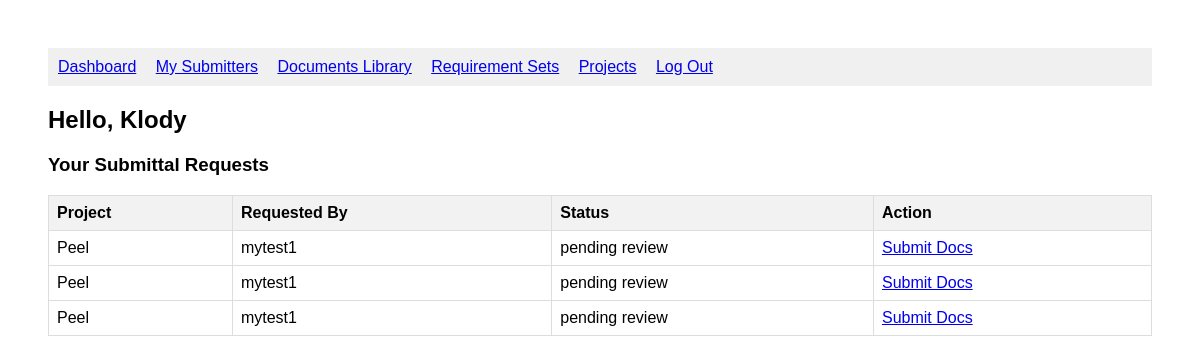
Before: /submitter_dashboard (signed in) with the older database file.
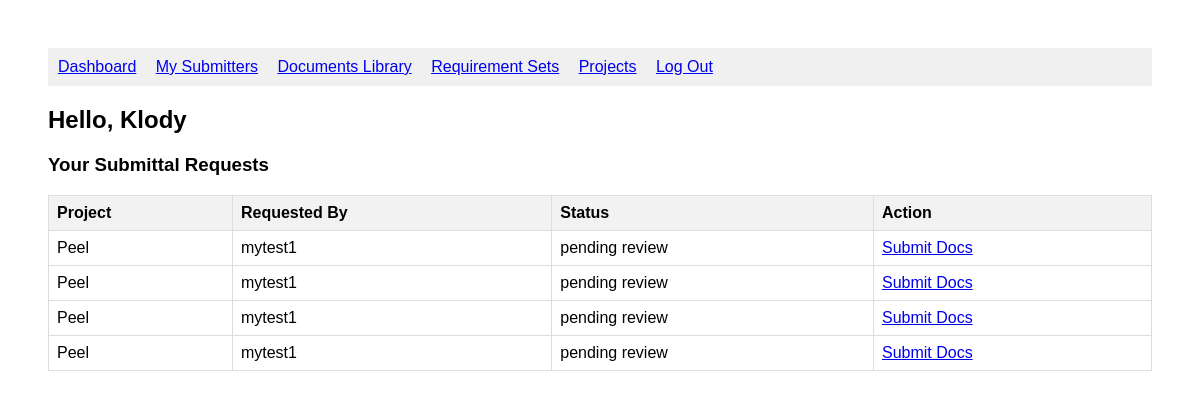
After: the same page with the newer database file.
### tables this page shows
CREATE TABLE submitting_users (
    id INTEGER PRIMARY KEY AUTOINCREMENT,
    login TEXT UNIQUE NOT NULL,
    password TEXT NOT NULL,
    email TEXT NOT NULL,
    token TEXT UNIQUE NOT NULL,
    invited_by INTEGER NOT NULL, name TEXT,
    FOREIGN KEY (invited_by) REFERENCES admin_users(id)
);

CREATE TABLE "requests" (
    id INTEGER PRIMARY KEY AUTOINCREMENT,
    project_id INTEGER NOT NULL,
    submitter_id INTEGER NOT NULL,
    requirement_set_id INTEGER NOT NULL,
    admin_id INTEGER NOT NULL,
    token TEXT UNIQUE,
    status TEXT DEFAULT 'pending review',
    date_requested TEXT DEFAULT CURRENT_TIMESTAMP
);

CREATE TABLE project (
    id INTEGER PRIMARY KEY AUTOINCREMENT,
    project_number INTEGER NOT NULL,
    project_name TEXT NOT NULL,
    project_admin_id INTEGER NOT NULL,
    FOREIGN KEY (project_admin_id) REFERENCES admin_users(id)
);

CREATE TABLE admin_users (
    id INTEGER PRIMARY KEY AUTOINCREMENT,
    login TEXT UNIQUE NOT NULL,
    password TEXT NOT NULL,
    email TEXT NOT NULL
, name TEXT);

### app.py (the view)
@app.route("/submitter_dashboard", methods=['GET', 'POST'])
def submitter_dashboard():
    if not session.get("submitter"):
        return redirect("/login")
    db = get_db()
    submitter_id = session.get("id")
    if not submitter_id and not session.get("submitter"):
        return redirect("/submitter_login")
    submitter = db.execute("SELECT * FROM submitting_users WHERE id = ?", (submitter_id,)).fetchone()
    sub_requests = db.execute("""
    SELECT
        requests.project_id,
        requests.admin_id,
        requests.token,
        requests.status,
        admin_users.login AS gc_name,
        project.project_name
    FROM requests
    JOIN admin_users ON requests.admin_id = admin_users.id
    JOIN project ON requests.project_id = project.id
    WHERE requests.submitter_id = ?
""", (submitter_id,)).fetchall()
    return render_template("submitter_dashboard.html", submitter=submitter, sub_requests=sub_requests)

### app.py (called while the page is built)
def get_db():
    conn = sqlite3.connect("database.db")
    conn.row_factory = sqlite3.Row
    return conn

### templates/submitter_dashboard.html (shortened to what this page needs)
<!DOCTYPE html>
<html lang="en">
<head>
</head>
<body>
    <nav style="background-color: #f0f0f0; padding: 10px;">
        <a href="/admin" style="margin-right: 15px;">Dashboard</a>
        <a href="/my_submitters" style="margin-right: 15px;">My Submitters</a>
        <a href="/documents_library" style="margin-right: 15px;">Documents Library</a>
        <a href="/my_sets" style="margin-right: 15px;">Requirement Sets</a>
        <a href="/projects" style="margin-right: 15px;">Projects</a>
        <a href="/logout">Log Out</a>
    </nav>
    <h2>Hello, {{ submitter['login'] }}</h2>
    <h3>Your Submittal Requests</h3>
    <table border="1" cellpadding="8" cellspacing="0">
        <tr>
            <th>Project</th>
            <th>Requested By</th>
            <th>Status</th>
            <th>Action</th>
        </tr>
        {% for req in sub_requests %}
        <tr>
            <td>{{ req.project_name }}</td>
            <td>{{ req.gc_name }}</td>
            <td>{{ req.status }}</td>
            <td><a href="/submission/{{ req.token }}">Submit Docs</a></td>
        </tr>
        {% else %}
        <tr>
            <td colspan="4">You have no active submittal requests.</td>
        </tr>
        {% endfor %}
    </table>
</body>
</html>

### templates/submitter_dashboard.html (style rules this page uses)
body { font-family: Arial, sans-serif; padding: 40px; }
h2 { margin-bottom: 20px; }
table { width: 100%; border-collapse: collapse; margin-bottom: 30px; }
th, td { border: 1px solid #ddd; padding: 8px; text-align: left; }
th { background-color: #f2f2f2; }

Changed rows visible on the page:
added requests: project_name "Peel", gc_name "mytest1", status "pending review"
